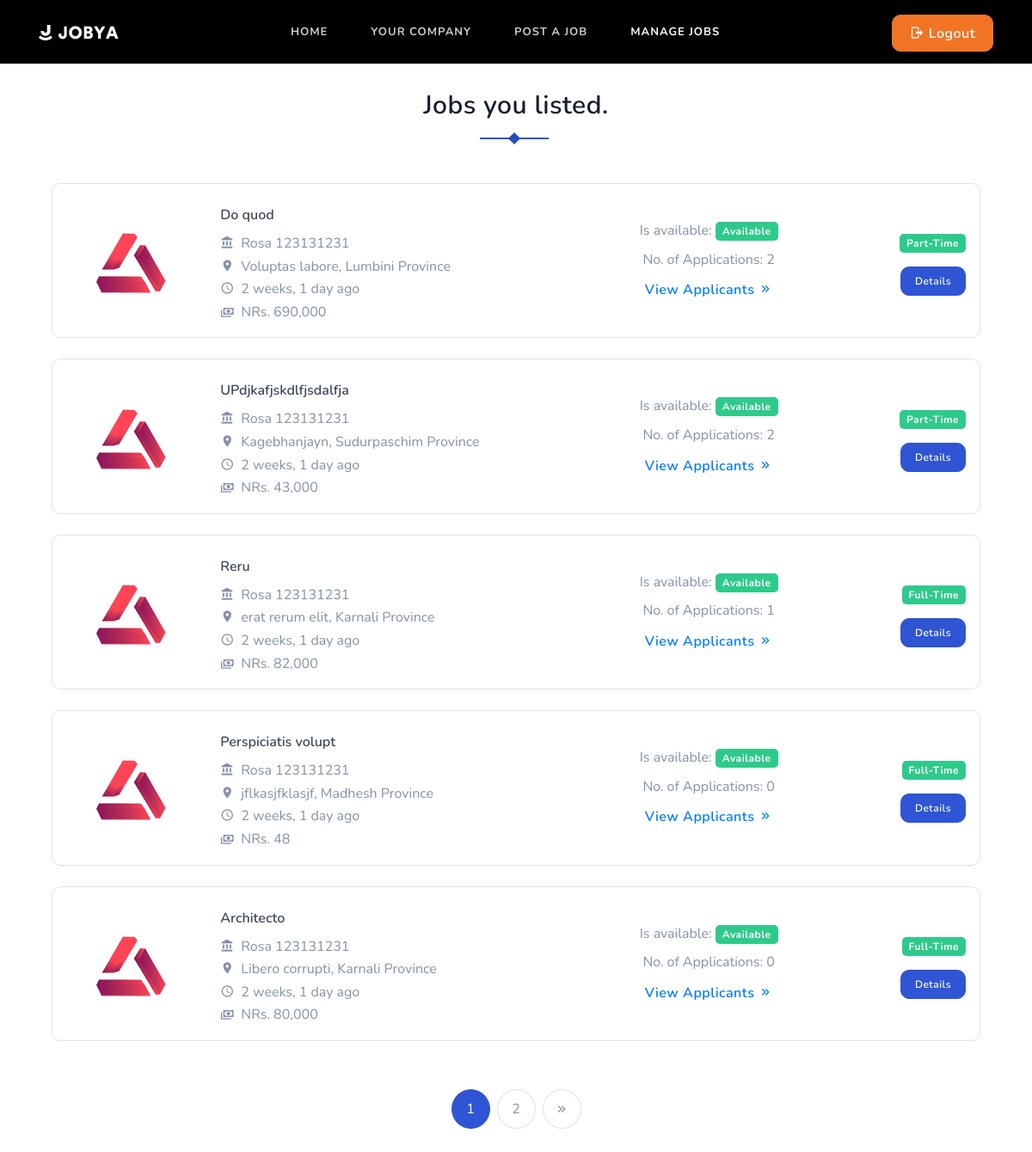
The app's page /job/manage-job/ (signed in), older data.
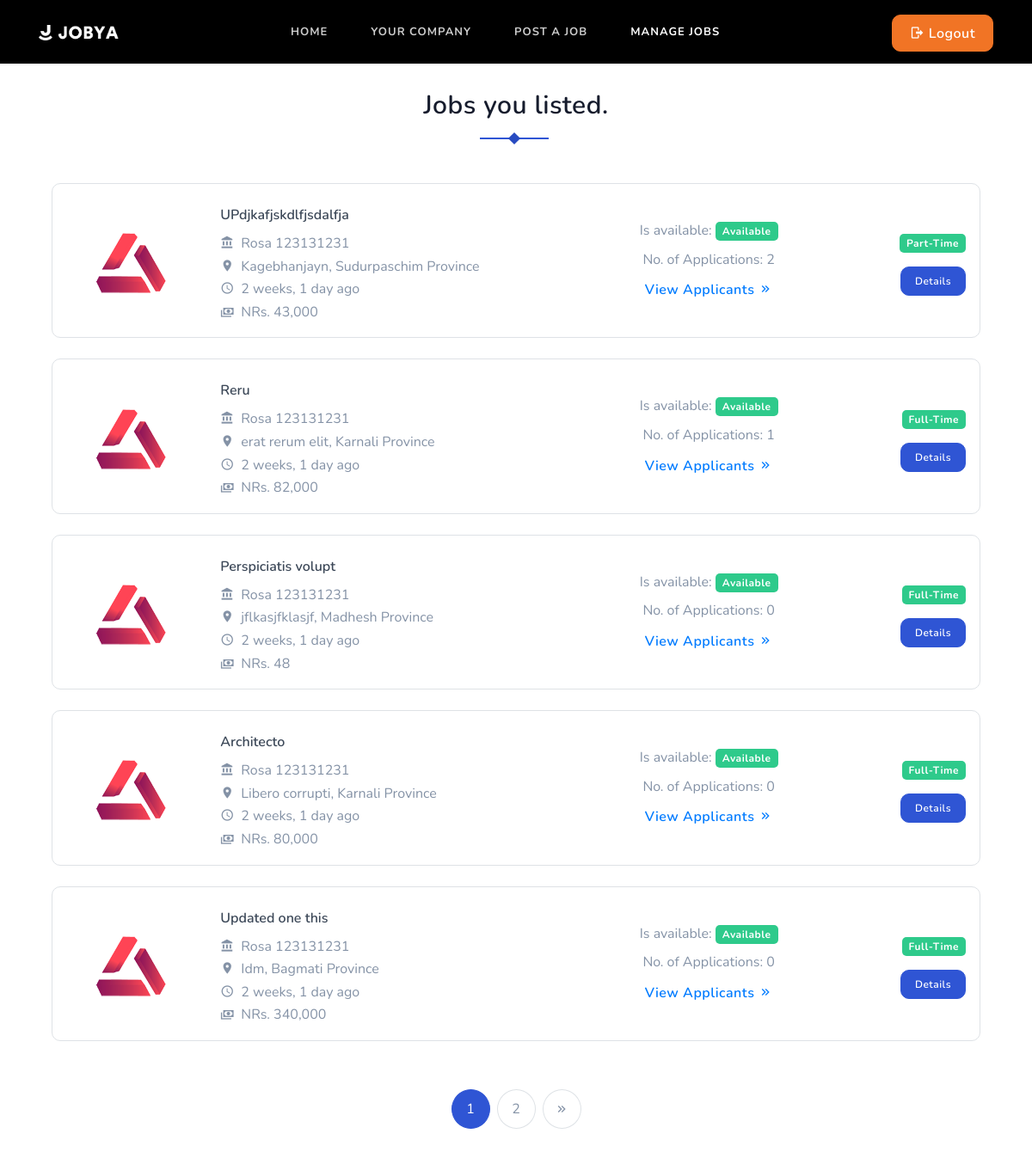
The same page, newer data.
### job/models.py (models this page shows, shortened)
class Job(models.Model):
    JOB_TYPE_CHOICES = [
        ("part-time", "Part Time"),
        ("full-time", "Full Time"),
    ]
    WORK_MODES_CHOICES = [
        ('remote', 'Remote'),
        ('onsite', 'Onsite'),
        ('hybrid', 'Hybrid'),
    ]
    user = models.ForeignKey(User, on_delete=models.CASCADE)
    company = models.ForeignKey(Company, on_delete=models.CASCADE)
    title = models.CharField(max_length=255)
    job_type = models.CharField(max_length=20, choices=JOB_TYPE_CHOICES, default="full-time")
    image = models.ImageField(upload_to="job_images/%y/%m/&=%d", blank=True)
    category = models.ForeignKey(Category, on_delete=models.DO_NOTHING)
    city = models.CharField(max_length=255)
    state = models.ForeignKey(State, on_delete=models.DO_NOTHING, blank=True, null=True)
    salary = models.PositiveIntegerField(blank=True, null=True)
    work_mode = models.CharField(max_length=20, choices=WORK_MODES_CHOICES, default="onsite")
    edu_level = models.CharField(max_length=255)
    experience = models.ForeignKey(Experience, on_delete=models.DO_NOTHING, blank=True, null=True)
    uploaded_date = models.DateTimeField(null=True, blank=True, default=timezone.now)
    email = models.EmailField(max_length=255)
    contact = models.IntegerField()
    description = models.TextField()
    is_available = models.BooleanField(default=True)
    def application_count(self):
        return self.applyjob_set.count()

### company/models.py (models this page shows, shortened)
class Company(models.Model):
    user = models.OneToOneField(User, on_delete=models.CASCADE)
    name = models.CharField(max_length=100, null=True, blank=True)
    est_date = models.DateField(null=True, blank=True)
    city = models.CharField(max_length=100, null=True, blank=True)
    state = models.ForeignKey(State, on_delete=models.DO_NOTHING, blank=True, null=True)
    email = models.EmailField(unique=True, null=True, blank=True)
    number = models.IntegerField(null=True, blank=True)
    website_link = models.URLField(null=True, blank=True)
    services = models.TextField(null=True, blank=True)
    overview = models.TextField(blank=True, null=True)
    image = models.ImageField(upload_to="company_logo/%Y/%m/%d", blank=True)
    is_verified = models.BooleanField(default=False)

class State(models.Model):
    name = models.CharField(max_length=255)
    def __str__(self):
        return self.name

### job/views.py (the view)
# urls.py: path('manage-job/', views.ManageJobsView.as_view(), name='manage-job'),
class ManageJobsView(ListView):
    model = Job
    template_name = 'job/manage_jobs.html'
    context_object_name = 'jobs'
    def dispatch(self, request, *args, **kwargs):
        if not request.user.is_authenticated:
            return redirect('home')
        if not (request.user.is_recruiter and request.user.has_company):
            return redirect('home')
        return super().dispatch(request, *args, **kwargs)
    def get_queryset(self):
        return Job.objects.filter(user=self.request.user, company=self.request.user.company).order_by('-uploaded_date')
    def get_context_data(self, **kwargs):
        context = super().get_context_data(**kwargs)
        page = self.request.GET.get('page', 1)
        paginator = Paginator(context['jobs'], 5)
        try:
            jobs = paginator.page(page)
        except PageNotAnInteger:
            jobs = paginator.page(1)
        except EmptyPage:
            jobs = paginator.page(paginator.num_pages)
        context['jobs'] = jobs  # Update the context with paginated jobs
        context["page_obj"] = jobs  # Return page_obj for template pagination
        return context

### templates/job/manage_jobs.html
{% extends "base.html" %}
{% load widget_tweaks %}
{% load static %}
{% block content %}
{% load humanize %}
<section class="section pt-0">
    <div class="container">
        <div class="row">
            <div class="col-12">
                <div class="section-title text-center mb-4 pb-2">
                    <h4 class="title title-line pb-1">Jobs you listed.</h4>
                </div>
            </div>
        </div>
        <div class="row">
            <div class="col-lg-12">
                {% if jobs %}
                {% for job in jobs %}
                <div class="job-list-box border rounded mt-4 pt-2">
                    <div class="p-3">
                        <div class="row align-items-center">
                            <div class="col-lg-2">
                                <div class="company-logo-img">
                                    <img src="{% static 'featured-job/img-1.png' %}" alt="" class="img-fluid mx-auto d-block">
                                </div>
                            </div>
                            <div class="col-lg-5 col-md-8">
                                <div class="job-list-desc">
                                    <h6 class="mb-2"><a href="#" class="text-dark">{{ job.title }}</a></h6>
                                    <p class="text-muted mb-0"><i class="mdi mdi-bank mr-2"></i>{{ job.company.name }}</p>
                                    <p class="text-muted mb-0"><i class="mdi mdi-map-marker mr-2"></i>{{ job.city }}, {{ job.state }}</p>
                                    <p class="text-muted mb-0"><i class="mdi mdi-clock-outline mr-2"></i>{{ job.uploaded_date|naturaltime }}</p>
                                    <p class="text-muted mb-0"><i class="mdi mdi-cash-multiple mr-2"></i>NRs. {{ job.salary|intcomma }}</p>
                                </div>
                            </div>
                            <div class="col-lg-3 col-md-4">
                                <div class="text-center d-flex flex-column align-items-center">
                                    <div class="job-list-button-sm mb-2">
                                        <p class="text-muted mb-0">
                                            Is available:
                                            <span class="badge badge-{% if job.is_available %}success{% else %}danger{% endif %}">
                                                {{ job.is_available|yesno:"Available,Not Available" }}
                                            </span>
                                        </p>
                                    </div>
                                    <div class="job-list-button-sm">
                                        <p class="text-muted mb-0">
                                            No. of Applications: {{ job.application_count }}
                                            <a href="{% url 'applicants' job.pk %}" class="btn btn-link">View Applicants <i class="mdi mdi-chevron-double-right"></i></a>
                                        </p>
                                    </div>
                                </div>
                            </div>
                            <div class="col-lg-2 col-md-3">
                                <div class="job-list-button-sm text-right">
                                    <span class="badge badge-success">{{ job.job_type|title }}</span>
                                    <div class="mt-3">
                                        <a href="{% url 'job-details' job.id %}" class="btn btn-sm btn-primary">Details</a>
                                    </div>
                                </div>
                            </div>
                        </div>
                    </div>
                </div>
                {% endfor %}
                {% else %}
                <div class="container text-center my-5 p-4">
                    <h6 class="title title-line pb-1">No Jobs Added Yet.</h6>
                    Apply Now. <a href="{% url 'create-job' %}">Post A Job</a>
                </div>
                {% endif %}
                <div class="mt-4">
                    <nav aria-label="Page navigation example">
                        <ul class="pagination justify-content-center mb-0">
                            {% include "paginator.html" %}
                        </ul>
                    </nav>
                </div>
            </div>
        </div>
    </div>
</section>
{% endblock content %}

### templates/base.html (shortened to what this page needs)
{% load static %}
<!DOCTYPE html>
<html lang="en" class="no-js">
<head>
  <link rel="stylesheet" href="{% static 'css/bootstrap.min.css' %}" type="text/css" />
  <link rel="stylesheet" type="text/css" href="{% static 'css/materialdesignicons.min.css' %}" />
  <link rel="stylesheet" type="text/css" href="{% static 'css/fontawesome.css' %}" />
  <link rel="stylesheet" type="text/css" href="{% static 'css/selectize.css' %}" />
  <link rel="stylesheet" href="{% static 'css/owl.carousel.css' %}" />
  <link rel="stylesheet" href="{% static 'css/owl.theme.css' %}" />
  <link rel="stylesheet" href="{% static 'css/owl.transitions.css' %}" />
  <link rel="stylesheet" type="text/css" href="{% static 'css/style.css' %}" />
  <link rel="stylesheet" type="text/css" href="{% static 'css/extra-custom.css' %}" />
  <link rel="stylesheet" href="https://cdn.jsdelivr.net/npm/sweetalert2@11/dist/sweetalert2.min.css">
</head>
<body>
  <header id="topnav" class="defaultscroll scroll-active" style="background-color: black !important">
    <div class="container">
      <div>
        <a href="{% url 'home' %}" class="logo">
          <img src="{% static 'images/logo-light.png' %}" alt="Light Logo" class="logo-light" height="18" />
        </a>
      </div>
      <div class="buy-button">
        {% if request.user.is_authenticated %}
        <a href="{% url 'logout' %}" class="btn btn-warning"><i class="mdi mdi-logout"></i> Logout</a>
        {% else %}
        <a href="{% url 'login' %}" class="btn btn-primary"><i class="mdi mdi-login"></i> Login</a>
        {% endif %}
      </div>
      {% if request.user.is_authenticated %}
      {% if request.user.is_applicant %}
      <div id="navigation">
        <ul class="navigation-menu">
          <li><a href="{% url 'home' %}">Home</a></li>
          {% if request.user.has_resume %}
          <li><a href="{% url 'update-resume' request.user.resume.pk %}">Your Resume</a></li>
          {% else %}
          <li><a href="{% url 'update-resume' request.user.resume.pk %}">Create Resume</a></li>
          {% endif %}
          <li><a href="{% url 'job-list' %}">Job List</a></li>
          <li><a href="{% url 'applied-jobs' %}">Applied Job</a></li>
        </ul>
      </div>
      {% elif request.user.is_recruiter %}
      <div id="navigation">
        <ul class="navigation-menu">
          <li><a href="{% url 'home' %}">Home</a></li>
          {% if request.user.has_company %}
          <li><a href="{% url 'company-details' company.pk %}">Your Company</a></li>
          <li><a href="{% url 'create-job' %}">Post A Job</a></li>
          <li><a href="{% url 'manage-job' %}">Manage Jobs</a></li>
          {% else %}
          <li><a href="{% url 'update-company' request.user.company.pk %}">Create Company</a></li>
          {% endif %}
        </ul>
      </div>
      {% endif %}
      {% endif %}
    </div>
  </header>
  <section class="bg-home">
    <div class="home-center">
      <div class="home-desc-center">
        <div class="container">
          {% block content %}
          {% endblock content %}
</body>
</html>

### templates/paginator.html (shortened to what this page needs)
{% if page_obj.has_other_pages %}
<div class="row">
    <div class="col-lg-12 mt-4 pt-2">
        <nav aria-label="Page navigation example">
            <ul class="pagination job-pagination mb-0 justify-content-center">
                {% for i in page_obj.paginator.page_range %}
                <li class="page-item {% if i == page_obj.number %}active{% endif %}">
                    <a class="page-link" href="?page={{ i }}">{{ i }}</a>
                </li>
                {% endfor %}
                {% if page_obj.has_next %}
                <li class="page-item">
                    <a class="page-link" href="?page={{ page_obj.next_page_number }}">
                        <i class="mdi mdi-chevron-double-right f-15"></i>
                    </a>
                </li>
                {% endif %}
            </ul>
        </nav>
    </div>
</div>
{% endif %}

Row changes from the older to the newer data that the page shows:
removed Job: title "Do quod", company.name "Rosa 123131231", city "Voluptas labore", state "Lumbini Province", uploaded_date "2 weeks, 1 day ago", salary "690,000", is_available "Available", application_count "2", job_type "Part-Time"
now on this page (row unchanged): Job: title "Updated one this", company.name "Rosa 123131231", city "Idm", state "Bagmati Province", uploaded_date "2 weeks, 1 day ago", salary "340,000", is_available "Available", application_count "0", job_type "Full-Time"
